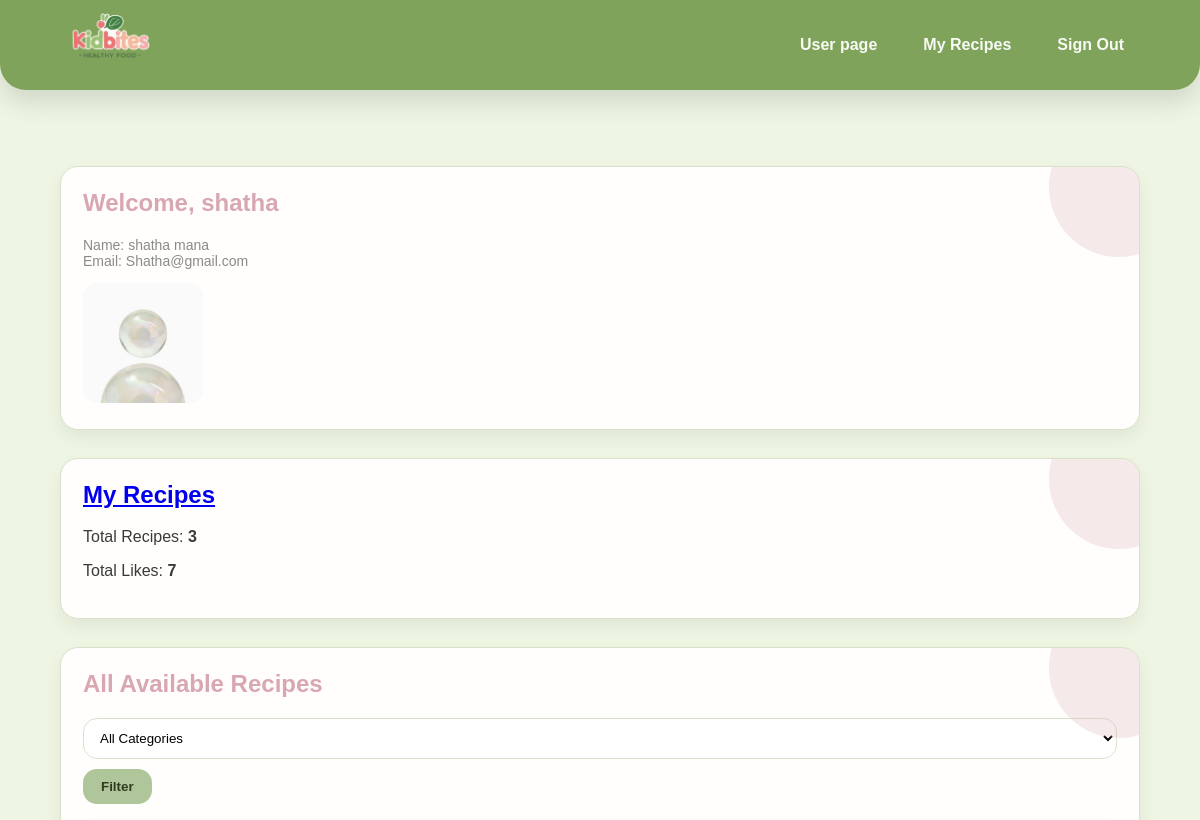
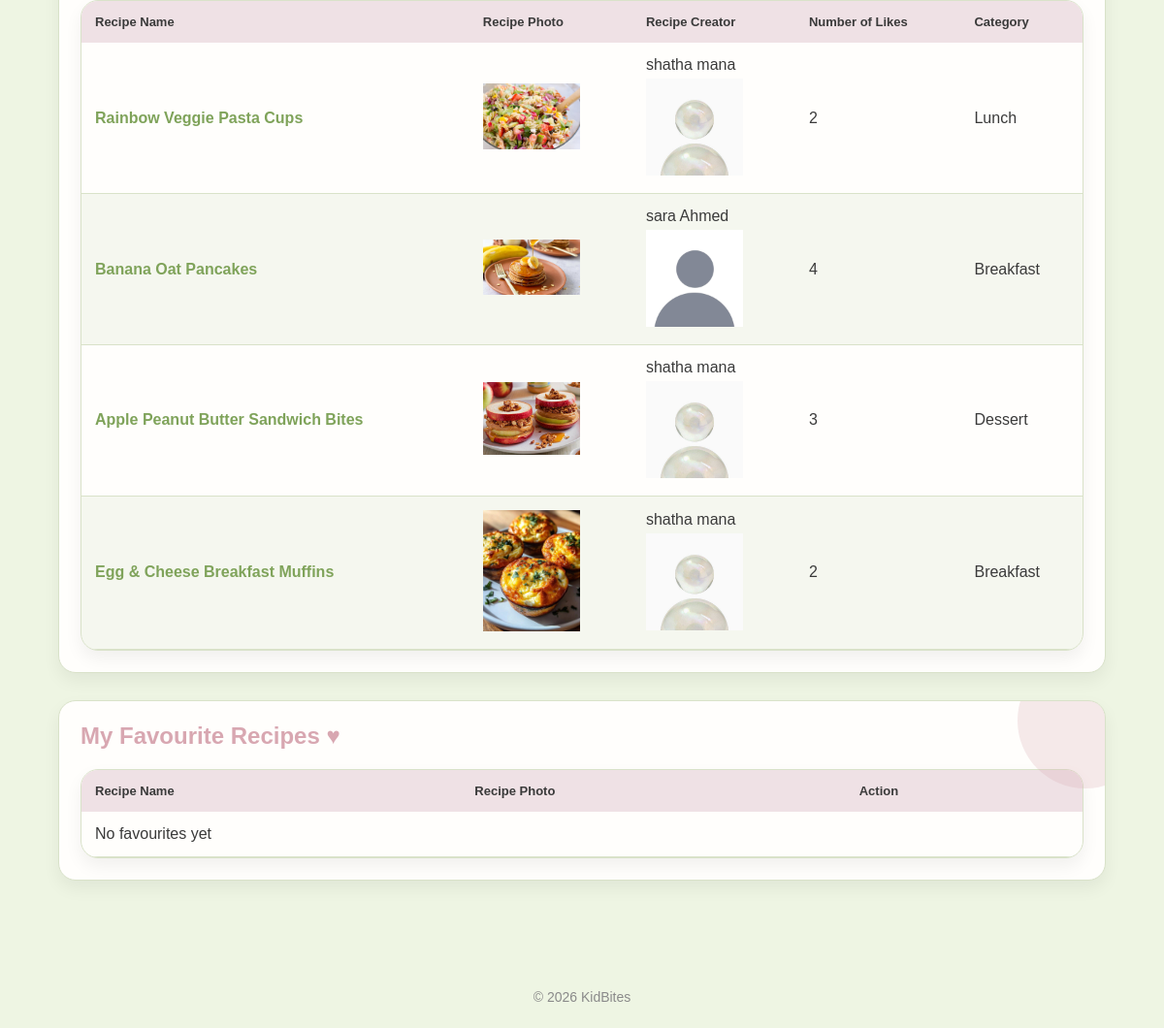
Page /user.php (signed in) on the committed database (2 pictures, top to bottom).
### tables this page shows
CREATE TABLE `users` (
  `id` int(11) NOT NULL,
  `userType` enum('user','admin') NOT NULL,
  `firstName` varchar(50) NOT NULL,
  `lastName` varchar(50) NOT NULL,
  `emailAddress` varchar(100) NOT NULL,
  `password` varchar(255) NOT NULL,
  `photoFileName` varchar(255) NOT NULL
);

CREATE TABLE `recipe` (
  `id` int(11) NOT NULL,
  `userID` int(11) DEFAULT NULL,
  `categoryID` int(11) DEFAULT NULL,
  `name` varchar(100) DEFAULT NULL,
  `description` text,
  `photoFileName` varchar(255) DEFAULT NULL,
  `videoFilePath` varchar(255) DEFAULT NULL
);

CREATE TABLE `recipecategory` (
  `id` int(11) NOT NULL,
  `categoryName` varchar(50) NOT NULL
);

### user.php (the view, shortened to what this page needs)
<?php
include "db.php";
$userID = $_SESSION['userID'];
$userQuery = "SELECT * FROM users WHERE id = $userID";
$userResult = $conn->query($userQuery);
$user = $userResult->fetch_assoc();
$countRecipes = "SELECT COUNT(*) as total FROM recipe WHERE userID = $userID";
$res1 = $conn->query($countRecipes);
$totalRecipes = $res1->fetch_assoc()['total'];
$countLikes = "
SELECT COUNT(*) as totalLikes
FROM likes
JOIN recipe ON recipe.id = likes.recipeID
WHERE recipe.userID = $userID
";
$res2 = $conn->query($countLikes);
$totalLikes = $res2->fetch_assoc()['totalLikes'];
$where = "";
$recipesQuery = "
SELECT recipe.*,
       users.firstName, users.lastName, users.photoFileName AS userPhoto,
       recipecategory.categoryName,
       COUNT(likes.recipeID) as totalLikes
FROM recipe
JOIN users ON recipe.userID = users.id
JOIN recipecategory ON recipe.categoryID = recipecategory.id
LEFT JOIN likes ON recipe.id = likes.recipeID
$where
GROUP BY recipe.id
";
$recipes = $conn->query($recipesQuery);
$favQuery = "
SELECT recipe.*
FROM favourites
JOIN recipe ON favourites.recipeID = recipe.id
WHERE favourites.userID = $userID
";
$favourites = $conn->query($favQuery);
?>
<!DOCTYPE html>
<html lang="en">
<head>
<link rel="stylesheet" href="style.css">
</head>
<body>
<header>
<div class="container header-inner">
<a class="brand" href="user.php">
<img src="images/logo.png" class="logo">
</a>
<nav class="nav">
<a href="user.php">User page</a>
<a href="my-recipes.php">My Recipes</a>
<a href="signout.php">Sign Out</a>
</nav>
</div>
</header>
<main>
<div class="container">
<br><br>
<section class="card">
<h2>Welcome, <?= $user['firstName'] ?></h2>
<p class="hint">
Name: <?= $user['firstName']." ".$user['lastName'] ?><br>
Email: <?= $user['emailAddress'] ?>
</p>
<div>
<img src="images/<?= $user['photoFileName'] ?>" width="120" style="border-radius:14px;">
</div>
</section>
<section class="card">
<h2><a href="my-recipes.php">My Recipes</a></h2>
<p>Total Recipes: <strong><?= $totalRecipes ?></strong></p>
<p>Total Likes: <strong><?= $totalLikes ?></strong></p>
</section>
<section class="card">
<h2>All Available Recipes</h2>
<form method="POST">
<div style="display:flex; gap:10px; margin-bottom:16px; flex-wrap:wrap;">
<select name="categoryID">
<option value="">All Categories</option>
</select>
<button class="btn btn-secondary">Filter</button>
</div>
</form>
<div class="table-wrap">
<table>
<thead>
<tr>
<th>Recipe Name</th>
<th>Recipe Photo</th>
<th>Recipe Creator</th>
<th>Number of Likes</th>
<th>Category</th>
</tr>
</thead>
<tbody>
<?php if($recipes->num_rows > 0): ?>
<?php while($row = $recipes->fetch_assoc()): ?>
<tr>
<td>
<a href="view-recipe.php?id=<?= $row['id'] ?>">
<?= $row['name'] ?>
</a>
</td>
<td>
<img src="images/<?= $row['photoFileName'] ?>" width="100">
</td>
<td>
<?= $row['firstName']." ".$row['lastName'] ?><br>
<img src="images/<?= $row['userPhoto'] ?>" width="100" style="margin-top:5px;">
</td>
<td>
<?= $row['totalLikes'] ?>
</td>
<td>
<?= $row['categoryName'] ?>
</td>
</tr>
<?php endwhile; ?>
<?php else: ?>
<tr>
<td colspan="5" class="empty-msg">No recipes found</td>
</tr>
<?php endif; ?>
</tbody>
</table>
</div>
</section>
<section class="card">
<h2>My Favourite Recipes ♥</h2>
<div class="table-wrap">
<table>
<thead>
<tr>
<th>Recipe Name</th>
<th>Recipe Photo</th>
<th>Action</th>
</tr>
</thead>
<tbody>
<?php if($favourites->num_rows > 0): ?>
<?php while($row = $favourites->fetch_assoc()): ?>
<tr>
<td>
<a href="view-recipe.php?id=<?= $row['id'] ?>">
<?= $row['name'] ?>
</a>
</td>
<td>
<img src="images/<?= $row['photoFileName'] ?>" width="100">
</td>
<td>
<a href="remove_fav.php?id=<?= $row['id'] ?>" class="btn btn-danger">
Remove</a>
</td>
</tr>
<?php endwhile; ?>
<?php else: ?>
<tr>
<td colspan="3" class="empty-msg">No favourites yet</td>
</tr>
<?php endif; ?>
</tbody>
</table>
</div>
</section>
</div>
</main>
<footer class="footer">
© 2026 KidBites
</footer>
</body>
</html>

### style.css (style rules this page uses)
* { box-sizing: border-box; }
body { margin: 0; font-family: Arial, sans-serif; color: #3a3a3a; background: #eef5e3; }
.container { width: 90%; margin: auto; }
header { background: #7fa35a; box-shadow: 0 12px 26px rgba(0,0,0,0.12); border-bottom-left-radius: 26px; border-bottom-right-radius: 26px; padding: 0; }
.header-inner { display: flex; align-items: center; justify-content: space-between; height: 90px; }
.brand { font-size: 22px; font-weight: 800; color: white; text-decoration: none; }
.nav { display: flex; gap: 14px; }
.nav a { color: #f8faf4; text-decoration: none; font-weight: 600; padding: 8px 16px; border-radius: 999px; transition: background 0.25s ease; }
main { padding: 40px 0 60px; }
.card { background: #fffefc; border-radius: 18px; padding: 22px; margin-bottom: 28px; border: 1px solid #d9e2c9; box-shadow: 0 8px 18px rgba(0,0,0,0.06); position: relative; overflow: hidden; }
.card::before { content: ""; position: absolute; top: -50px; right: -50px; width: 140px; height: 140px; background: rgba(216,167,177,0.25); border-radius: 50%; }
h2 { color: #d8a7b1; margin-top: 0; }
.hint { color: #8a8a8a; font-size: 14px; }
.btn { padding: 10px 18px; border-radius: 14px; border: none; cursor: pointer; font-weight: 700; background: #e5e5e5; transition: transform 0.15s ease, box-shadow 0.15s ease; }
.btn-secondary { background: #afc69a; color: #2f3a20; }
input, select, textarea { width: 100%; padding: 11px 12px; border-radius: 14px; border: 1px solid #d9e2c9; background: white; font-family: inherit; }
.table-wrap { background: #fffefc; border-radius: 18px; overflow-x: auto; box-shadow: 0 8px 18px rgba(0,0,0,0.06); border: 1px solid #d9e2c9; }
table { width: 100%; border-collapse: collapse; }
thead th { padding: 14px; text-align: left; font-size: 13px; font-weight: 800; background: #efe1e5; }
tbody td { padding: 14px; border-bottom: 1px solid #d9e2c9; }
tbody tr:nth-child(even) { background: rgba(127,163,90,0.08); }
table a { color: #7fa35a; text-decoration: none; font-weight: 600; }
footer { text-align: center; padding: 24px 0; font-size: 14px; color: #8a8a8a; }
.logo { max-height: 150px; width: auto; }
tbody td { vertical-align: middle; }

### rows in the picture
users: firstName "shatha", lastName "mana", emailAddress "Shatha@gmail.com", photoFileName (picture)
recipe: name "Rainbow Veggie Pasta Cups", photoFileName (picture), userID.firstName "shatha", userID.lastName "mana", userID.photoFileName (picture), totalLikes "2", categoryID.categoryName "Lunch"
recipe: name "Banana Oat Pancakes", photoFileName (picture), userID.firstName "sara", userID.lastName "Ahmed", userID.photoFileName (placeholder picture), totalLikes "4", categoryID.categoryName "Breakfast"
recipe: name "Apple Peanut Butter Sandwich Bites", photoFileName (picture), userID.firstName "shatha", userID.lastName "mana", userID.photoFileName (picture), totalLikes "3", categoryID.categoryName "Dessert"
recipe: name "Egg & Cheese Breakfast Muffins", photoFileName (picture), userID.firstName "shatha", userID.lastName "mana", userID.photoFileName (picture), totalLikes "2", categoryID.categoryName "Breakfast"

### other values in the picture
$totalRecipes "3"
$totalLikes "7"
